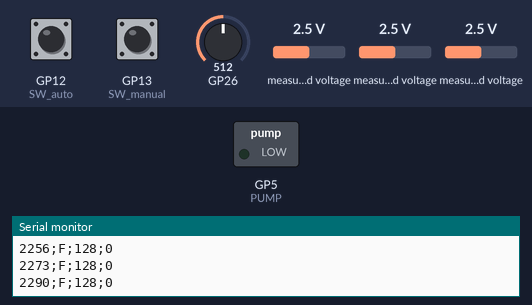
Simulated run of this sketch. Board: Raspberry Pi Pico. On the bench: switched loads named in the sketch (green lamp = pin HIGH), the last lines printed to the serial monitor. The test bench sets the inputs (shaded band); at power-on: GP13 (SW_manual) HIGH, GP12 (SW_auto) HIGH, GP26 = 512, measured voltage 2.5 V.

Above: at 2.3 s.
2.4 s: GP13 (SW_manual) pulled LOW for 0.15 s
At 2.48 s:
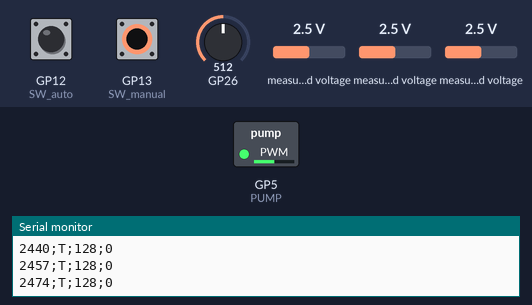
8.0 s: GP13 (SW_manual) pulled LOW for 3.2 s
At 12.0 s:
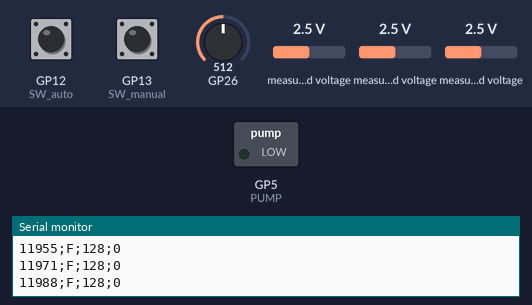
Timing chart, 0 to 13.5 s (numbered marks = the images above; inputs shaded):
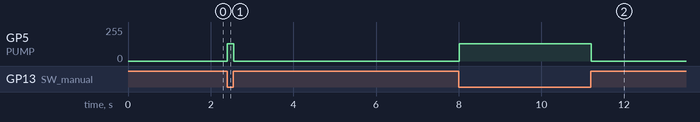

Measured:
- after the input at 2.4 s, GP5 (PUMP): 0/255 → 128/255 at once, → 0/255 0.15 s later
- after the input at 8.0 s, GP5 (PUMP): 0/255 → 128/255 at once, → 0/255 3.2 s later

The sketch:

Manometer.ino
```cpp
/*  Pressure Sensor to measure suction and controle pump
    University Leiden Fsw-Solo Evert and Jens

   20221116 1.0 Beta test hardware concept.
*/

// Definitions // ================================================================
#include "ADS1X15.h"  //https://github.com/RobTillaart/ADS1X15

ADS1115 ADS(0x48);  //I2c address
#define SW_auto 12
#define SW_manual 13
#define SPEEDPOT 0
#define PUMP 5
#define ALERT 8
#define MANUAL 1
#define AUTO 2
#define OFF 0
#define UPPERBOUNDERY 100
#define LOWERBOUNDERY 100
#define PUMPTIME 1000 //msec

int ZeroOffset = 0;
boolean PumpIsRunning = false;
unsigned long StartTime = 0;
String Pumping = "U" ;

// Setup // ================================================================
void setup()
{
  pinMode(SW_manual, INPUT_PULLUP);
  pinMode(SW_auto, INPUT_PULLUP);
  Serial.begin(115200);
  ADS.begin();
  ADS.setGain(16);      // 0.256V volt
  ADS.setDataRate(7);  // fast
  ADS.setMode(0);      // continuous mode
  ADS.readADC(0);      // first read to trigger
  ZeroOffset = CalibrateZero();
}

// Loop // ================================================================
void loop()
{
  int PressureValue = ADS.readADC_Differential_2_3();
  Serial.print(millis());
  Serial.print(";");
  Serial.print(Pumping);
  Serial.print(";");
  Serial.print(analogRead(SPEEDPOT) >> 2);
  Serial.print(";");
  Serial.println(PressureValue);

  switch (checkswitch()) {
    case OFF:
      analogWrite(PUMP, 0);
      Pumping = "F";
      break;
    case MANUAL:
     analogWrite(PUMP, analogRead(SPEEDPOT) >> 2);
     Pumping = "T";
      break;
    case AUTO:
      if (PressureValue < ZeroOffset - LOWERBOUNDERY) {
        StartTime = millis();
        if (PumpIsRunning == false) {
          PumpIsRunning = true;
        }
      }
      else {
        Pumping = "U";
      }

    if (PumpIsRunning == true) {
      if (StartTime + PUMPTIME > millis()) {
        analogWrite(PUMP, analogRead(SPEEDPOT) >> 2);
        Pumping = "T";
      } else {
        analogWrite(PUMP, 0);
        PumpIsRunning = false;
      }
    }
      break;
    default:
      break;
  }
}

// Helper functions // ================================================================
byte checkswitch() {
  if (digitalRead(SW_manual) == false) {
    return MANUAL;
  }
  if (digitalRead(SW_auto) == false) {
    return AUTO;
  }
  if (digitalRead(SW_manual) && digitalRead(SW_auto)) {
    return OFF;
  }
}

int CalibrateZero() {
  int avarage = 0;
  for (int i = 1; i <= 10; i++) {
    avarage += ADS.readADC_Differential_2_3();
    delay(100);
  }
  return avarage / 10;
}
```
